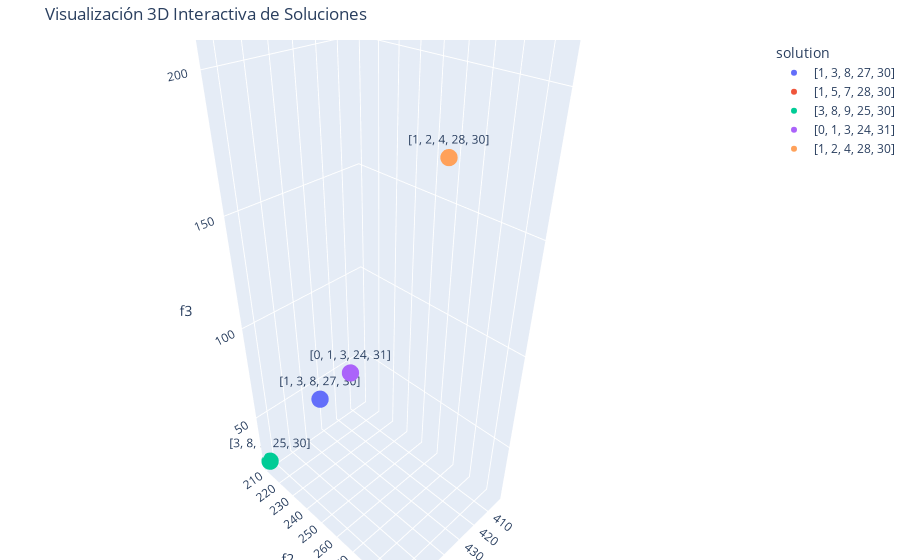

Notebook source saved alongside this figure:
### Markdown cell above
# Mostrar todas las soluciones en 3D

### Code cell
import plotly.express as px

# Crear figura interactiva 3D
fig = px.scatter_3d(
    df_solutions,
    x='f1',
    y='f2',
    z='f3',
    text='solution',  # Esto muestra la etiqueta en hover
    color='solution',  # Opcional: para dar colores distintos por solución
    title='Visualización 3D Interactiva de Soluciones',
)

# Mostrar etiquetas permanentemente
fig.update_traces(marker=dict(size=6), textposition='top center')

# Ajustar diseño
fig.update_layout(
    scene=dict(
        xaxis_title='f1',
        yaxis_title='f2',
        zaxis_title='f3'
    ),
    margin=dict(l=0, r=0, b=0, t=40)
)

fig.show()

### Figure 1 — Plotly figure (JSON) as saved in the notebook; plotly's stock layout.template omitted (floating-point values rounded to 4 significant figures)
{"data": [{"hovertemplate": "solution=%{text}<br>f1=%{x}<br>f2=%{y}<br>f3=%{z}<extra></extra>", "legendgroup": "[1, 3, 8, 27, 30]", "marker": {"color": "#636efa", "size": 6, "symbol": "circle"}, "mode": "markers+text", "name": "[1, 3, 8, 27, 30]", "scene": "scene", "showlegend": true, "text": ["[1, 3, 8, 27, 30]"], "textposition": "top center", "type": "scatter3d", "x": [460.3], "y": [248], "z": [85]}, {"hovertemplate": "solution=%{text}<br>f1=%{x}<br>f2=%{y}<br>f3=%{z}<extra></extra>", "legendgroup": "[1, 5, 7, 28, 30]", "marker": {"color": "#EF553B", "size": 6, "symbol": "circle"}, "mode": "markers+text", "name": "[1, 5, 7, 28, 30]", "scene": "scene", "showlegend": true, "text": ["[1, 5, 7, 28, 30]"], "textposition": "top center", "type": "scatter3d", "x": [402.6], "y": [295], "z": [218]}, {"hovertemplate": "solution=%{text}<br>f1=%{x}<br>f2=%{y}<br>f3=%{z}<extra></extra>", "legendgroup": "[3, 8, 9, 25, 30]", "marker": {"color": "#00cc96", "size": 6, "symbol": "circle"}, "mode": "markers+text", "name": "[3, 8, 9, 25, 30]", "scene": "scene", "showlegend": true, "text": ["[3, 8, 9, 25, 30]"], "textposition": "top center", "type": "scatter3d", "x": [463.9], "y": [211], "z": [22]}, {"hovertemplate": "solution=%{text}<br>f1=%{x}<br>f2=%{y}<br>f3=%{z}<extra></extra>", "legendgroup": "[0, 1, 3, 24, 31]", "marker": {"color": "#ab63fa", "size": 6, "symbol": "circle"}, "mode": "markers+text", "name": "[0, 1, 3, 24, 31]", "scene": "scene", "showlegend": true, "text": ["[0, 1, 3, 24, 31]"], "textposition": "top center", "type": "scatter3d", "x": [452.4], "y": [257], "z": [99]}, {"hovertemplate": "solution=%{text}<br>f1=%{x}<br>f2=%{y}<br>f3=%{z}<extra></extra>", "legendgroup": "[1, 2, 4, 28, 30]", "marker": {"color": "#FFA15A", "size": 6, "symbol": "circle"}, "mode": "markers+text", "name": "[1, 2, 4, 28, 30]", "scene": "scene", "showlegend": true, "text": ["[1, 2, 4, 28, 30]"], "textposition": "top center", "type": "scatter3d", "x": [413.4], "y": [265], "z": [173]}], "layout": {"legend": {"title": {"text": "solution"}, "tracegroupgap": 0}, "margin": {"b": 0, "l": 0, "r": 0, "t": 40}, "scene": {"domain": {"x": [0, 1], "y": [0, 1]}, "xaxis": {"title": {"text": "f1"}}, "yaxis": {"title": {"text": "f2"}}, "zaxis": {"title": {"text": "f3"}}}, "title": {"text": "Visualización 3D Interactiva de Soluciones"}}}
